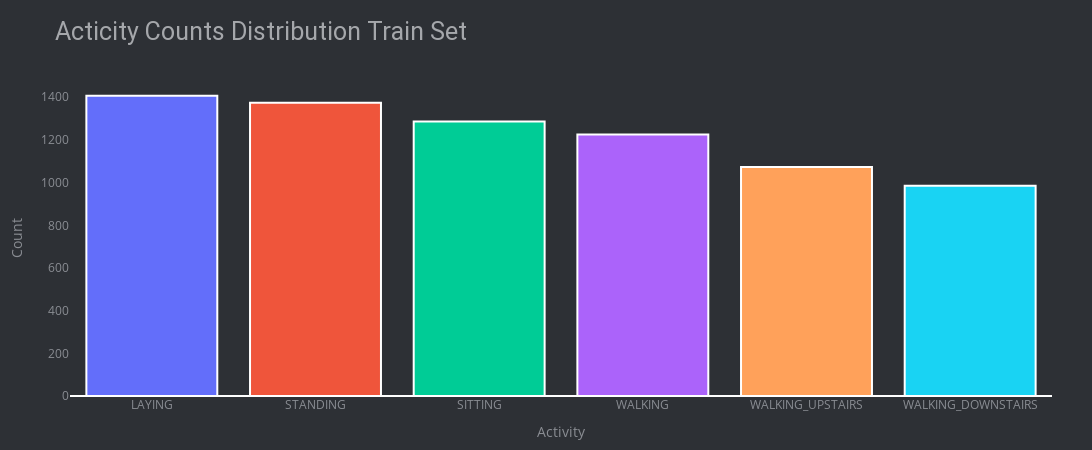

Source (notebook cell):
### Code cell
# check data balanced or not for train
plt.figure(figsize=(25, 5))
count_plot=sns.countplot(data=df_train, x='subject', hue='Activity')
plt.gca().tick_params(axis='x')
plt.gca().tick_params(axis='y')
plt.xlabel( xlabel='Subjects')
plt.ylabel( ylabel='Activity Counts')
plt.legend(["Standing", "Seating", "Laying", "Walking", "Walking Downstairs", "Walking Upstairs"],bbox_to_anchor = (0.25, 1.1), ncol=6, loc='upper center')
plt.title("Subjects Wise Activity Counts Train Set", fontsize=25, loc='left', pad=50, fontfamily="roboto")
plt.show()


plt.figure(figsize=(5, 5))
label_counts = df_train['Activity'].value_counts()
colors = px.colors.qualitative.Plotly

graph = go.Bar(x=label_counts.index, y=label_counts.values, marker = dict(color = colors))
layout = go.Layout(
    height=450, width=1100,
    title = 'Acticity Counts Distribution Train Set',
    xaxis = dict(title = 'Activity', tickangle=0, showgrid=False),
    yaxis = dict(title = 'Count', showgrid=False),
    plot_bgcolor='#2d3035', paper_bgcolor='#2d3035',
    title_font=dict(size=25, color='#a5a7ab', family='roboto'),
    margin=dict(t=80, b=30, l=70, r=40),
    font=dict(color='#8a8d93'))
fig = go.Figure(data=[graph], layout = layout)
fig.update_traces(textfont=dict(color='#fff'), marker=dict(line=dict(color='#ffffff', width=2)))

iplot(fig)

### Figure 1 — Plotly figure (JSON) as saved in the notebook; plotly's stock layout.template omitted (floating-point values rounded to 4 significant figures)
{"data": [{"marker": {"color": ["#636EFA", "#EF553B", "#00CC96", "#AB63FA", "#FFA15A", "#19D3F3", "#FF6692", "#B6E880", "#FF97FF", "#FECB52"], "line": {"color": "#ffffff", "width": 2}}, "textfont": {"color": "#fff"}, "type": "bar", "x": ["LAYING", "STANDING", "SITTING", "WALKING", "WALKING_UPSTAIRS", "WALKING_DOWNSTAIRS"], "y": [1407, 1374, 1286, 1226, 1073, 986]}], "layout": {"font": {"color": "#8a8d93"}, "height": 450, "margin": {"b": 30, "l": 70, "r": 40, "t": 80}, "paper_bgcolor": "#2d3035", "plot_bgcolor": "#2d3035", "title": {"font": {"color": "#a5a7ab", "family": "roboto", "size": 25}, "text": "Acticity Counts Distribution Train Set"}, "width": 1100, "xaxis": {"showgrid": false, "tickangle": 0, "title": {"text": "Activity"}}, "yaxis": {"showgrid": false, "title": {"text": "Count"}}}}
